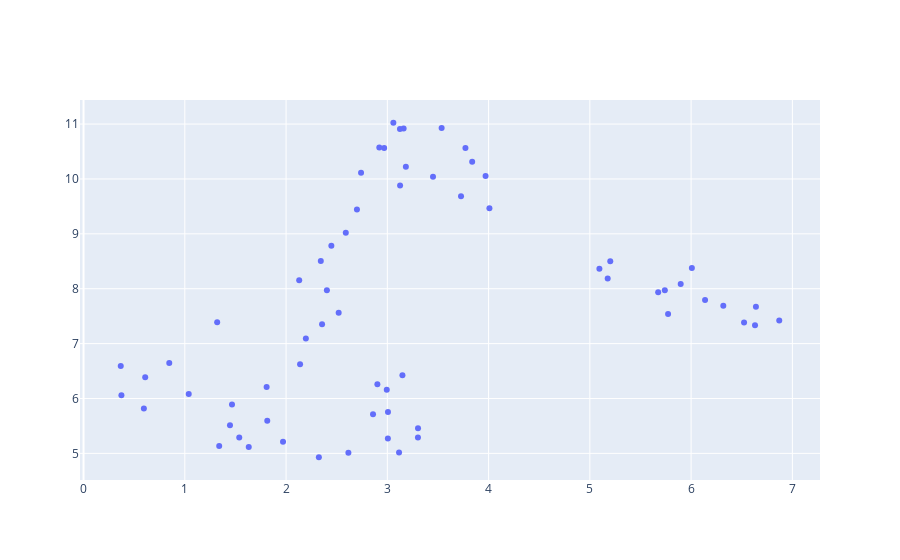

The notebook cell saved with this chart:
### Code cell
fig = go.Figure(data=go.Scatter(x=Xr[:, 0],
                                y=Xr[:, 1],
                                mode='markers',
                                text=[
                                    f'{label}|{n_texts}|{n_tokens}' for label, n_texts, n_tokens in zip(aggr.label, aggr.n_texts, aggr.n_tokens)
                                ],
                                marker_color=plotly_color_categorical_values(dbscan_cluster)))


fig.show()

### Figure 1 — Plotly figure (JSON) as saved in the notebook; plotly's stock layout.template omitted (floating-point values rounded to 4 significant figures)
{"data": [{"mode": "markers", "text": ["English|1382|12181830", "French|204|1589231", "German|190|1676394", "Japanese|100|670914", "English, Spanish|78|810080", "Spanish|71|532378", "Korean|51|395234", "English, French|51|484261", "Turkish|45|485290", "French, English|45|361604", "Mandarin|33|237221", "German, English|29|243233", "English, German|24|207250", "English, Russian|24|240343", "Norwegian|23|147740", "Danish|21|144459", "Dutch|21|156794", "English, Japanese|18|126810", "Swedish|18|136157", "Russian|18|118492", "Italian|18|143324", "Icelandic|15|98198", "English, Italian|13|147809", "English, Ukrainian|13|135981", "Cantonese|13|95279", "Thai|12|78349", "Hindi|11|105164", "English, Arabic|11|137156", "English, Mandarin|11|100770", "Portuguese|10|73679", "Spanish, English|10|69555", "Japanese, English|10|57035", "English, Portuguese|9|83374", "French, German|8|58867", "Mandarin, English|8|54356", "Cantonese, English|7|41719", "German, Turkish|7|45473", "Mandarin, Cantonese|7|47078", "English, French, Italian|6|42856", "Korean, English|6|38277", "French, Arabic|6|45145", "Chinese|6|44621", "Greek|5|26038", "Swedish, English|5|43172", "Norwegian, English|5|29945", "English, Chinese|5|34642", "English, Latin|5|42262", "English, Hebrew|5|67385", "French, Italian|5|36370", "Polish|5|29621", "English, French, German|5|57788", "English, Greek|5|42901", "Swiss German|5|30327", "English, Korean|5|52111", "French, Spanish|4|28061", "English, Italian, Spanish|4|38116", "Thai, English|4|22157", "Russian, English|4|31430", "Arabic, French|4|25831", "English, Thai|4|30004", "Arabic|4|33941", "Cantonese, Mandarin|4|27401", "English, Arabic, Hebrew|4|21666", "Romanian|4|31173", "Dutch, English|4|27648"], "type": "scatter", "x": [2.616, 1.446, 5.094, 3.97, 3.303, 0.6089, 2.59, 2.138, 6.631, 1.34, 2.969, 5.202, 2.356, 3.149, 5.741, 4.008, 5.176, 2.13, 5.675, 3.451, 6.64, 6.138, 1.814, 2.902, 3.536, 3.125, 2.195, 2.519, 2.859, 6.871, 0.8466, 3.728, 3.116, 1.808, 3.183, 2.7, 5.897, 2.921, 1.97, 2.343, 0.3739, 3.06, 3.126, 2.324, 5.773, 1.32, 1.039, 3.005, 1.466, 2.447, 2.403, 3.006, 6.318, 2.994, 1.538, 6.007, 3.771, 3.838, 0.5957, 3.302, 3.161, 2.74, 0.3673, 6.523, 1.631], "y": [5.011, 5.512, 8.364, 10.05, 5.458, 6.386, 9.019, 6.623, 7.334, 5.132, 10.56, 8.502, 7.353, 6.425, 7.973, 9.464, 8.185, 8.156, 7.935, 10.04, 7.673, 7.796, 5.596, 6.258, 10.93, 10.91, 7.095, 7.562, 5.711, 7.423, 6.648, 9.683, 5.015, 6.211, 10.22, 9.444, 8.088, 10.57, 5.211, 8.507, 6.061, 11.02, 9.881, 4.929, 7.537, 7.388, 6.084, 5.273, 5.89, 8.781, 7.972, 5.755, 7.69, 6.16, 5.287, 8.376, 10.56, 10.31, 5.819, 5.29, 10.92, 10.11, 6.59, 7.386, 5.115]}], "layout": {}}
